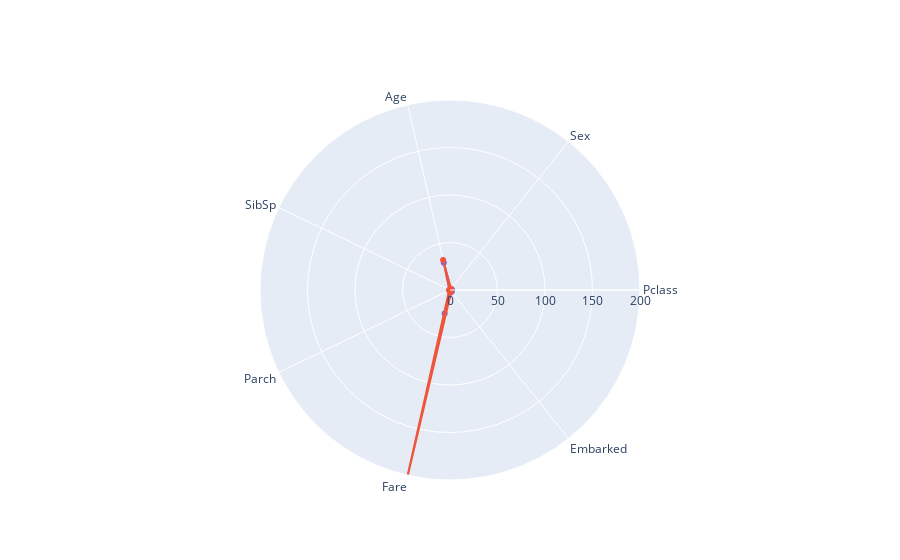

Source (notebook cell):
### Markdown cell above
**Recupere os centroídes e faça um radar chart considerando os centroídes, [veja este exemplo](https://python-graph-gallery.com/391-radar-chart-with-several-individuals/).**
* Dica.: Para recuperar os centroídes use kmeans.cluster_centers_

### Code cell
import plotly.graph_objects as go

categories = ['Pclass','Sex', 'Age','SibSp', 'Parch', 'Fare', 'Embarked']

fig = go.Figure()

fig.add_trace(go.Scatterpolar(
      r=[2.30, 1.34, 29.49, 0.50, 0.40, 25.25, 2.62],
      theta=categories,
      fill='toself',
      name='Product A'
))
fig.add_trace(go.Scatterpolar(
      r=[1.00, 1.70, 32.49, 0.64, 0.97, 220.27, 2.05],
      theta=categories,
      fill='toself',
      name='Product B'
))

fig.update_layout(
  polar=dict(
    radialaxis=dict(
      visible=True,
      range=[0, 200]
    )),
  showlegend=False
)

fig.show()

### Figure 1 — Plotly figure (JSON) as saved in the notebook; plotly's stock layout.template omitted (floating-point values rounded to 4 significant figures)
{"data": [{"fill": "toself", "name": "Product A", "r": [2.3, 1.34, 29.49, 0.5, 0.4, 25.25, 2.62], "theta": ["Pclass", "Sex", "Age", "SibSp", "Parch", "Fare", "Embarked"], "type": "scatterpolar"}, {"fill": "toself", "name": "Product B", "r": [1, 1.7, 32.49, 0.64, 0.97, 220.3, 2.05], "theta": ["Pclass", "Sex", "Age", "SibSp", "Parch", "Fare", "Embarked"], "type": "scatterpolar"}], "layout": {"polar": {"radialaxis": {"range": [0, 200], "visible": true}}, "showlegend": false}}
